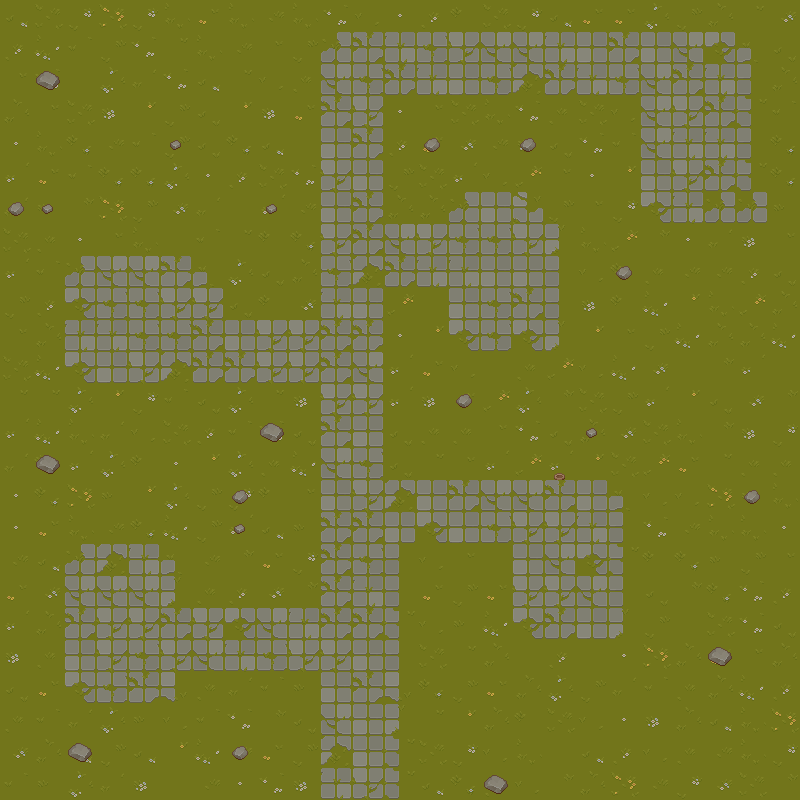

A 2D game scene composited from a Tiled map and its tileset images. What follows is a short description and the map's XML, with every tile layer's data as written:
An orthogonal 25x25 tile map with 32x32 px tiles, 2 tile layers (Grass, Props), 2 tilesets.

<map version="1.10" tiledversion="1.12.1" orientation="orthogonal" renderorder="right-down" width="25" height="25" tilewidth="32" tileheight="32" infinite="0" nextlayerid="3" nextobjectid="1">
 <tileset firstgid="1" source="grass.tsx" />
 <tileset firstgid="65" source="props.tsx" />
 <layer id="1" name="Grass" width="25" height="25">
  <data encoding="csv">
8,26,14,30,14,25,21,25,28,25,7,16,5,23,2,26,14,8,21,21,22,10,18,20,32,
23,29,3,10,7,20,25,28,17,10,61,50,34,41,42,49,49,34,33,50,33,49,58,55,4,
17,7,1,22,27,7,8,20,12,19,49,41,50,34,33,41,57,50,34,41,49,50,34,36,18,
18,17,26,13,24,10,4,24,13,21,50,42,5,17,26,25,7,19,26,12,49,42,50,52,3,
5,25,6,28,3,10,4,6,8,1,33,50,23,21,32,28,13,4,7,3,49,34,34,36,6,
31,21,3,6,6,22,5,23,26,7,42,33,10,26,31,16,15,17,5,24,33,42,50,52,6,
27,9,11,30,10,32,27,1,31,28,33,50,18,18,61,33,62,10,17,14,58,34,61,61,9,
26,19,5,17,25,1,3,20,2,6,42,50,49,42,41,41,42,44,25,15,11,5,27,13,17,
31,3,61,49,49,50,55,22,4,18,41,57,50,34,34,33,33,36,12,2,19,28,28,23,4,
10,23,58,41,41,42,42,4,2,32,34,33,15,1,33,41,50,36,13,2,29,24,25,15,18,
17,18,34,34,41,41,50,33,42,42,50,50,5,24,58,41,58,44,24,17,10,29,18,18,29,
26,29,58,33,42,57,50,50,42,42,50,49,31,21,12,1,19,15,16,29,32,1,11,31,1,
20,20,22,24,14,3,4,22,20,13,42,42,31,13,17,15,22,11,26,10,31,24,4,32,11,
31,29,25,27,16,26,23,3,7,4,50,33,4,19,19,17,7,4,18,32,26,25,11,13,14,
27,2,31,22,2,5,24,22,19,29,49,41,4,20,17,31,15,31,24,26,15,21,20,19,19,
5,6,30,9,24,22,10,14,2,17,33,42,57,33,50,49,49,50,33,55,16,12,30,9,25,
5,21,25,28,6,29,10,31,8,9,50,50,33,58,33,41,42,42,34,36,7,28,25,25,5,
28,8,61,57,34,55,28,11,21,14,50,41,36,12,17,1,33,49,58,52,2,6,9,10,17,
21,32,49,49,49,44,19,23,32,11,50,34,36,21,10,21,42,42,49,36,4,11,6,7,23,
31,18,50,42,42,50,42,58,49,34,50,50,52,12,9,29,58,50,33,44,10,1,26,7,4,
13,19,33,42,41,42,49,34,41,42,42,33,36,26,20,18,1,23,1,5,30,18,21,17,18,
4,21,58,41,50,60,19,27,3,9,33,50,60,6,10,21,18,22,10,27,3,19,18,29,23,
19,3,27,22,9,12,3,7,11,4,49,33,44,20,24,18,2,26,16,5,13,18,8,25,30,
32,18,8,10,8,24,29,28,21,10,57,33,52,26,14,16,25,1,8,23,12,19,28,25,14,
3,9,22,27,13,1,28,5,7,13,34,42,52,8,6,19,16,11,18,30,28,14,32,26,11
</data>
 </layer>
 <layer id="2" name="Props" width="25" height="25">
  <data encoding="csv">
0,0,0,0,0,0,0,0,0,0,0,0,0,0,0,0,0,0,0,0,0,0,0,0,0,
0,0,0,0,0,0,0,0,0,0,0,0,0,0,0,0,0,0,0,0,0,0,0,0,0,
0,307,0,0,0,0,0,0,0,0,0,0,0,0,0,0,0,0,0,0,0,0,0,0,0,
0,0,0,0,0,0,0,0,0,0,0,0,0,0,0,0,0,0,0,0,0,0,0,0,0,
0,0,0,0,0,305,0,0,0,0,0,0,0,306,0,0,306,0,0,0,0,0,0,0,0,
0,0,0,0,0,0,0,0,0,0,0,0,0,0,0,0,0,0,0,0,0,0,0,0,0,
306,305,0,0,0,0,0,0,305,0,0,0,0,0,0,0,0,0,0,0,0,0,0,0,0,
0,0,0,0,0,0,0,0,0,0,0,0,0,0,0,0,0,0,0,0,0,0,0,0,0,
0,0,0,0,0,0,0,0,0,0,0,0,0,0,0,0,0,0,0,306,0,0,0,0,0,
0,0,0,0,0,0,0,0,0,0,0,0,0,0,0,0,0,0,0,0,0,0,0,0,0,
0,0,0,0,0,0,0,0,0,0,0,0,0,0,0,0,0,0,0,0,0,0,0,0,0,
0,0,0,0,0,0,0,0,0,0,0,0,0,0,0,0,0,0,0,0,0,0,0,0,0,
0,0,0,0,0,0,0,0,0,0,0,0,0,0,306,0,0,0,0,0,0,0,0,0,0,
0,0,0,0,0,0,0,0,307,0,0,0,0,0,0,0,0,0,305,0,0,0,0,0,0,
0,307,0,0,0,0,0,0,0,0,0,0,0,0,0,0,0,166,0,0,0,0,0,0,0,
0,0,0,0,0,0,0,306,0,0,0,0,0,0,0,0,0,0,0,0,0,0,0,306,0,
0,0,0,0,0,0,0,305,0,0,0,0,0,0,0,0,0,0,0,0,0,0,0,0,0,
0,0,0,0,0,0,0,0,0,0,0,0,0,0,0,0,0,0,0,0,0,0,0,0,0,
0,0,0,0,0,0,0,0,0,0,0,0,0,0,0,0,0,0,0,0,0,0,0,0,0,
0,0,0,0,0,0,0,0,0,0,0,0,0,0,0,0,0,0,0,0,0,0,0,0,0,
0,0,0,0,0,0,0,0,0,0,0,0,0,0,0,0,0,0,0,0,0,0,307,0,0,
0,0,0,0,0,0,0,0,0,0,0,0,0,0,0,0,0,0,0,0,0,0,0,0,0,
0,0,0,0,0,0,0,0,0,0,0,0,0,0,0,0,0,0,0,0,0,0,0,0,0,
0,0,307,0,0,0,0,306,0,0,0,0,0,0,0,0,0,0,0,0,0,0,0,0,0,
0,0,0,0,0,0,0,0,0,0,0,0,0,0,0,307,0,0,0,0,0,0,0,0,0
</data>
 </layer>
</map>
